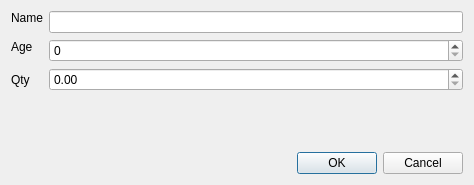
<?xml version="1.0" encoding="UTF-8"?>
<ui version="4.0">
 <class>Dialog</class>
 <widget class="QDialog" name="Dialog">
  <property name="geometry">
   <rect>
    <x>0</x>
    <y>0</y>
    <width>474</width>
    <height>185</height>
   </rect>
  </property>
  <property name="windowTitle">
   <string>Dialog</string>
  </property>
  <layout class="QVBoxLayout" name="verticalLayout">
   <item>
    <layout class="QGridLayout" name="gridLayout">
     <item row="0" column="1" rowspan="2">
      <widget class="QLineEdit" name="lineEdit"/>
     </item>
     <item row="4" column="1">
      <widget class="QDoubleSpinBox" name="doubleSpinBox">
       <property name="maximum">
        <double>10000000.000000000000000</double>
       </property>
       <property name="singleStep">
        <double>0.010000000000000</double>
       </property>
      </widget>
     </item>
     <item row="0" column="0">
      <widget class="QLabel" name="lblName">
       <property name="text">
        <string>Name</string>
       </property>
      </widget>
     </item>
     <item row="2" column="1" rowspan="2">
      <widget class="QSpinBox" name="spinBox">
       <property name="maximum">
        <number>150</number>
       </property>
      </widget>
     </item>
     <item row="5" column="1">
      <spacer name="verticalSpacer">
       <property name="orientation">
        <enum>Qt::Vertical</enum>
       </property>
       <property name="sizeHint" stdset="0">
        <size>
         <width>20</width>
         <height>40</height>
        </size>
       </property>
      </spacer>
     </item>
     <item row="4" column="0">
      <widget class="QLabel" name="label_3">
       <property name="text">
        <string>Qty</string>
       </property>
      </widget>
     </item>
     <item row="1" column="0" rowspan="3">
      <widget class="QLabel" name="label_2">
       <property name="text">
        <string>Age</string>
       </property>
      </widget>
     </item>
    </layout>
   </item>
   <item>
    <widget class="QDialogButtonBox" name="buttonBox">
     <property name="standardButtons">
      <set>QDialogButtonBox::Cancel|QDialogButtonBox::Ok</set>
     </property>
    </widget>
   </item>
  </layout>
 </widget>
 <resources/>
 <connections/>
</ui>
